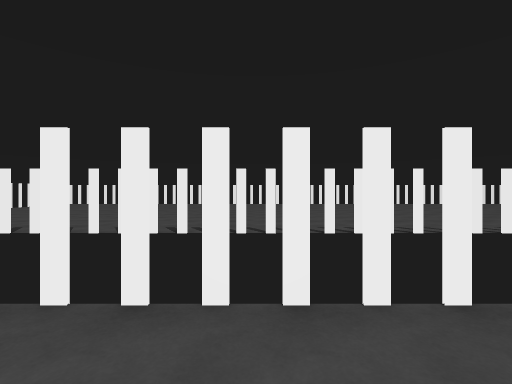
view 1 (above)

16 first-person views from a walk through a Unity game level. The camera is 1.4 m above the floor, looks level and sees 85° across. The floor is counted in squares, 2 m on a side. Each view is taken from the middle of a square. On the plan, view 1 faces up. The plan holds only what a view shows up to about 9 squares ahead; the rest is blank. The place goes on beyond the plan. The player is left out.

view 2
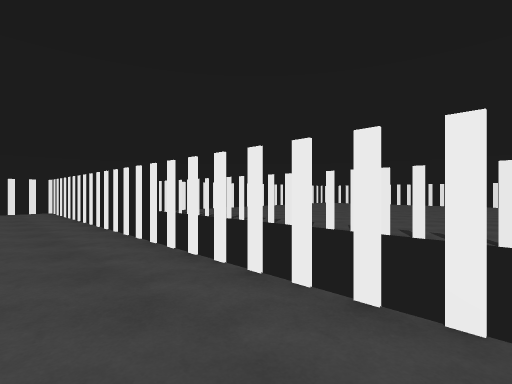

view 3
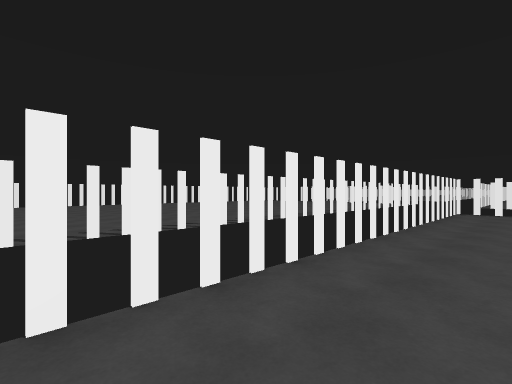

view 4
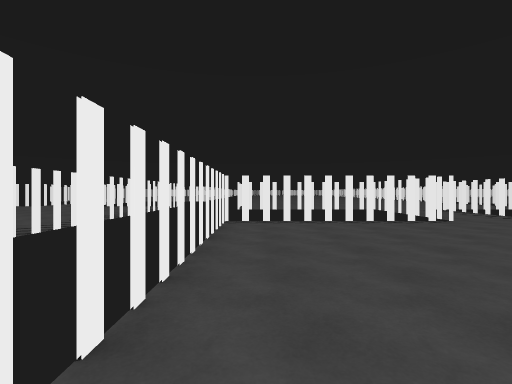

view 5
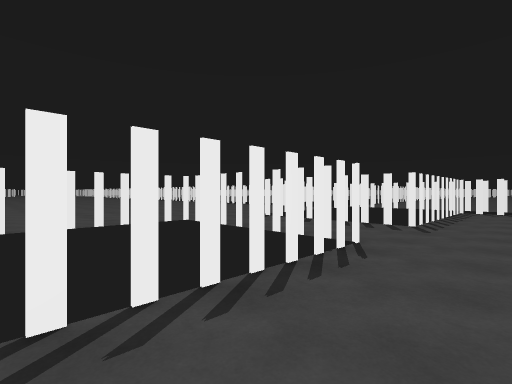

view 6
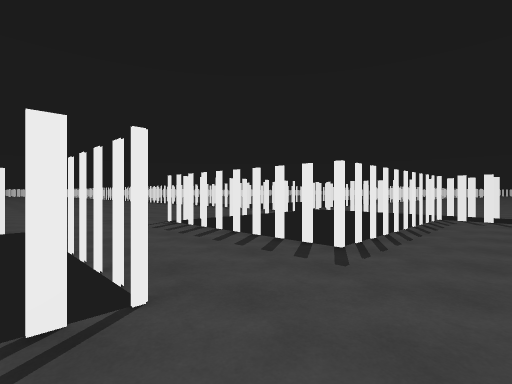

view 7
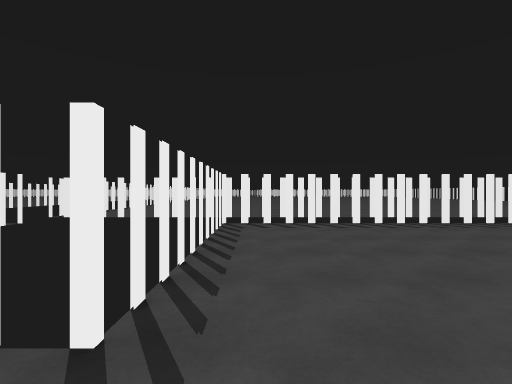

view 8
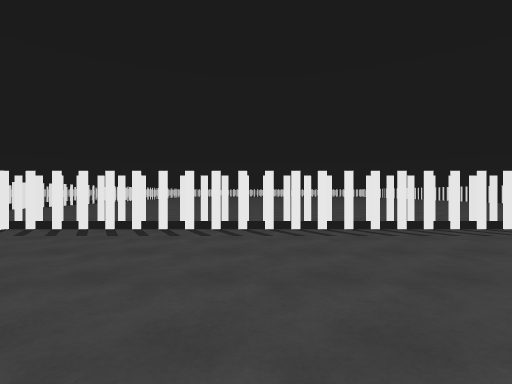

view 9
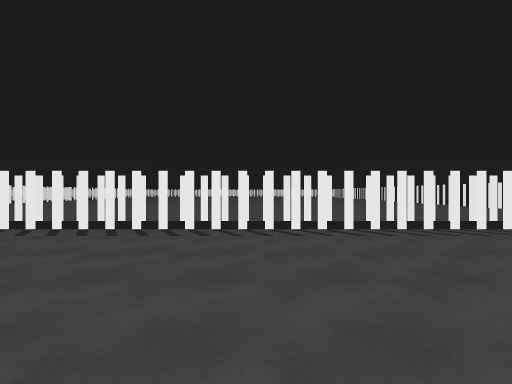

view 10
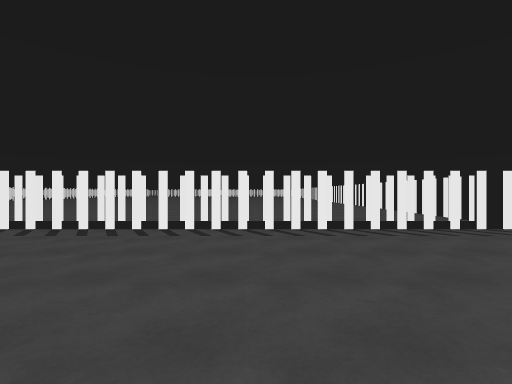

view 11
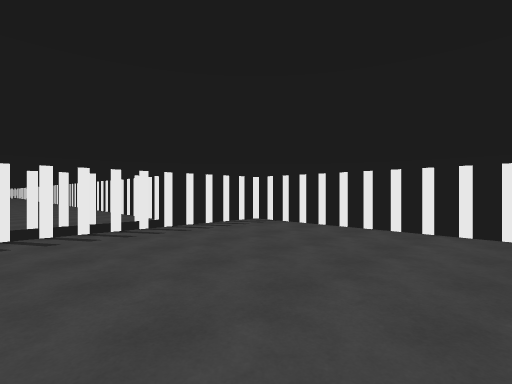

view 12
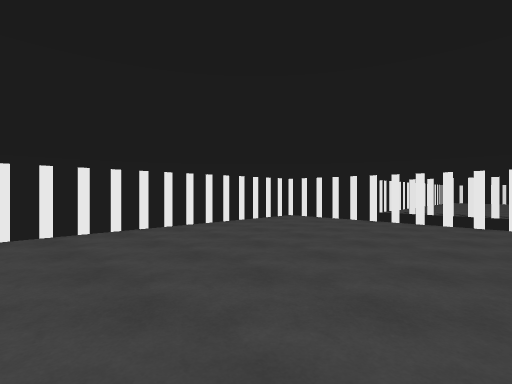

view 13
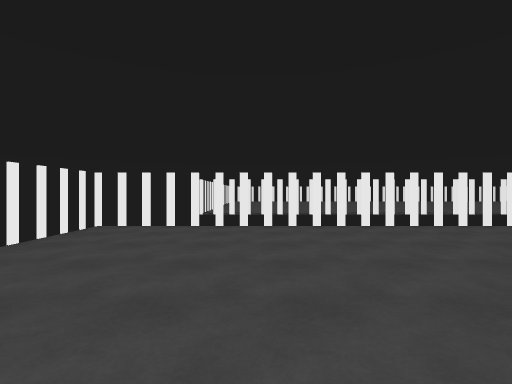

view 14
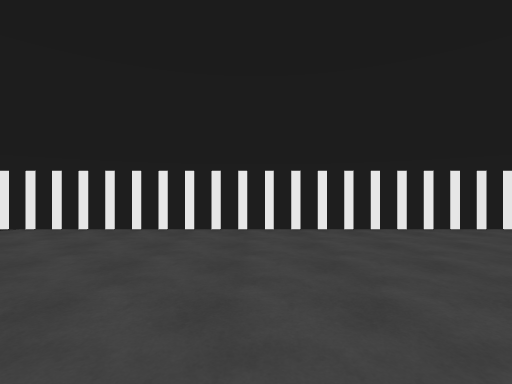

view 15
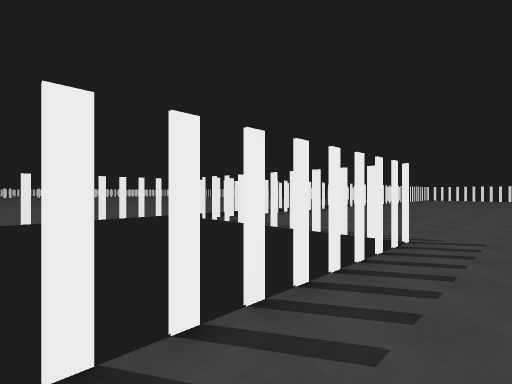

view 16
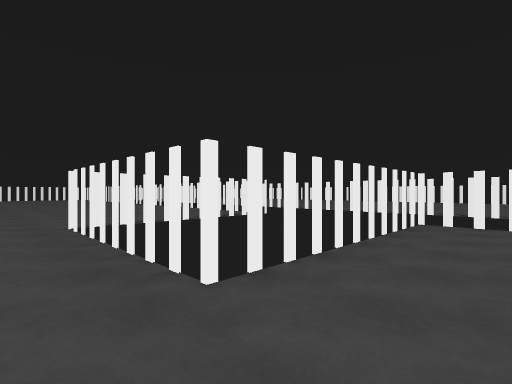

### Floor plan
Key: @ floor where view 1 was taken; # wall or solid block; x gap in a wall; . floor; T thing the floor can be seen under or through.
Columns run from 12 left of view 1 to 18 right of it. Each row starts with its distance up from view 1.
 10          .. ..
  9        .... ....
  8        ...........     ..
  7       ............    ...
  6    ...............   ...  ..
  5  ######TTTTTTTTTTTTTTTT#####
  4
  3
  2 #xxxxxxxxxxxxxxxxxxxxx#   #xx
  1 #.....................x    ..
  0 #...........@.........x    ..
 -1 #......          .....x    ....
 -2 #.....            ....x    ....
 -3 #.....           .....x    ...
 -4 #.....           .....#####....
 -5 #.....           ..............
 -6 #..... .    . ........#####...
 -7 #........  ...........x    ..
 -8 #.....................x
 -9 #.....................x
-10 #.....................x
-11 #######################

Positions as (right, up) in squares from view 1, and headings:
1: (0, 0), facing up
2: (-1, 0), facing up-left
3: (-1, 0), facing up-right
4: (3, 1), facing right
5: (8, 0), facing down-right
6: (8, -3), facing down-right
7: (9, -5), facing down
8: (5, -6), facing down
9: (0, -6), facing down
10: (-5, -6), facing down
11: (-7, -6), facing down-left
12: (-7, -5), facing up-left
13: (-9, -4), facing up
14: (-7, -6), facing left
15: (14, -5), facing down-left
16: (16, -5), facing up-left
